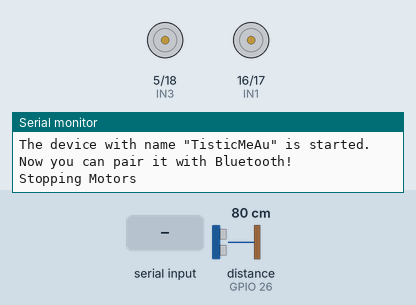
This sketch was run on a simulated ESP32. Shown: motor-driver pin pairs drawn as motors (green arrow = first pin HIGH = forward, orange = second pin HIGH = backward, longer = more drive), the last lines printed to the serial monitor. The inputs (shaded band) are chosen by the test bench; at power-on: distance to the obstacle (sensor on GPIO 26) 80 cm. The echo pulse lasts 58.3 µs per cm; nothing arrives over Bluetooth unless stated.

Above: at 1.2 s.
1.3 s: "F" received over the second serial link
At 1.8 s:
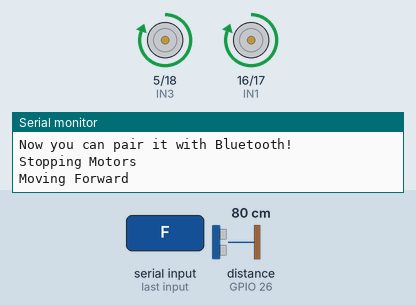
2.8 s: "B" received over the second serial link
At 3.6 s:
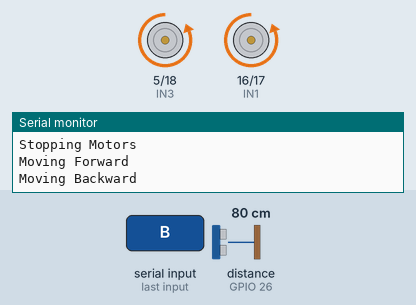
4.3 s: "L" received over the second serial link
At 5.4 s:
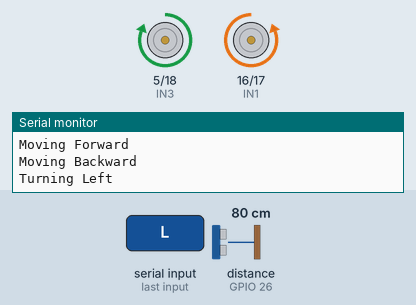
5.8 s: "R" received over the second serial link
At 6.9 s:
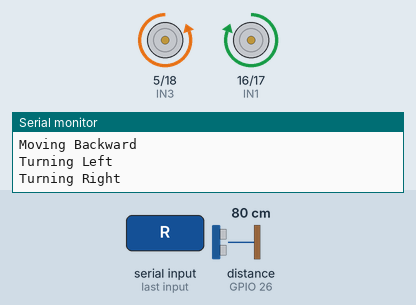
7.3 s: "1" received over the second serial link
At 8.6 s:
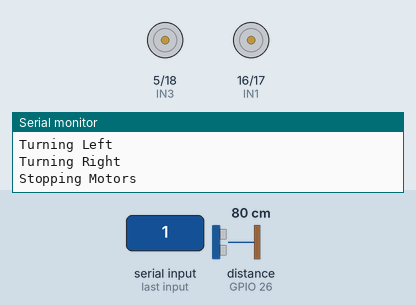
Timing chart, 0 to 9.8 s (numbered marks = the images above; inputs shaded):
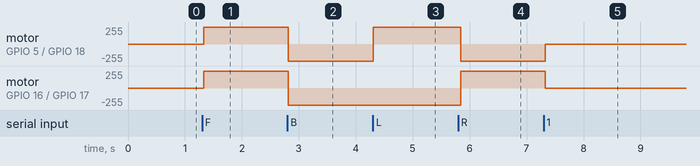

Measured:
- after the input at 1.3 s, motor on GPIO 5 (IN3) / GPIO 18 (IN4), motor on GPIO 16 (IN1) / GPIO 17 (IN2): stopped → forward 255/255 at once
- after the input at 2.8 s, motor on GPIO 5 (IN3) / GPIO 18 (IN4), motor on GPIO 16 (IN1) / GPIO 17 (IN2): forward 255/255 → backward 255/255 at once
- after the input at 4.3 s, motor on GPIO 5 (IN3) / GPIO 18 (IN4): backward 255/255 → forward 255/255 at once
- after the input at 5.8 s, motor on GPIO 5 (IN3) / GPIO 18 (IN4): forward 255/255 → backward 255/255 at once; motor on GPIO 16 (IN1) / GPIO 17 (IN2): backward 255/255 → forward 255/255 at once
- after the input at 7.3 s, motor on GPIO 5 (IN3) / GPIO 18 (IN4): backward 255/255 → stopped at once; motor on GPIO 16 (IN1) / GPIO 17 (IN2): forward 255/255 → stopped at once

The sketch:

Robot.ino
```cpp
#include "BluetoothSerial.h"
#include <NewPing.h>

const char *pin = "1234";

BluetoothSerial SerialBT;
String device_name = "TisticMeAu";

int IN1 = 16;
int IN2 = 17;
int IN3 = 5;
int IN4 = 18;

char lastCommand = 'S';

int distance;

#define TRIGGER_PIN 25
#define ECHO_PIN 26
#define MAX_DISTANCE 200

NewPing sonar(TRIGGER_PIN, ECHO_PIN, MAX_DISTANCE);

void setup() {
  Serial.begin(115200);
  SerialBT.begin(device_name);
  Serial.printf("The device with name \"%s\" is started.\nNow you can pair it with Bluetooth!\n", device_name.c_str());

#ifdef USE_PIN
  SerialBT.setPin(pin);
  Serial.println("Using PIN");
#endif

  pinMode(IN1, OUTPUT);
  pinMode(IN2, OUTPUT);
  pinMode(IN3, OUTPUT);
  pinMode(IN4, OUTPUT);

  stopMotors();
}

void loop() {
  distance = sonar.ping_cm();
  SerialBT.println(distance);
  delay(50);
  if (SerialBT.available()) {
    char command = SerialBT.read();
    executeCommand(command);
  }
}

void executeCommand(char command) {
  if (command == 'F') {
    if (distance > 0 && distance < 10) {
      stopMotors();
    } else {
      forward();
      delay(100);
    }
  } else if (command == 'B') {
    backward();
    delay(100);
  } else if (command == 'L') {
    turnleft();
    delay(100);
  } else if (command == 'R') {
    turnright();
    delay(100);
  } else {
    stopMotors();
  }
}

void forward() {
  digitalWrite(IN1, HIGH);
  digitalWrite(IN2, LOW);
  digitalWrite(IN3, HIGH);
  digitalWrite(IN4, LOW);
  Serial.println("Moving Forward");
}

void backward() {
  digitalWrite(IN1, LOW);
  digitalWrite(IN2, HIGH);
  digitalWrite(IN3, LOW);
  digitalWrite(IN4, HIGH);
  Serial.println("Moving Backward");
}

void turnleft() {
  digitalWrite(IN1, LOW);
  digitalWrite(IN2, HIGH);
  digitalWrite(IN3, HIGH);
  digitalWrite(IN4, LOW);
  Serial.println("Turning Left");
}

void turnright() {
  digitalWrite(IN1, HIGH);
  digitalWrite(IN2, LOW);
  digitalWrite(IN3, LOW);
  digitalWrite(IN4, HIGH);
  Serial.println("Turning Right");
}

void stopMotors() {
  digitalWrite(IN1, LOW);
  digitalWrite(IN2, LOW);
  digitalWrite(IN3, LOW);
  digitalWrite(IN4, LOW);
  Serial.println("Stopping Motors");
}
```
